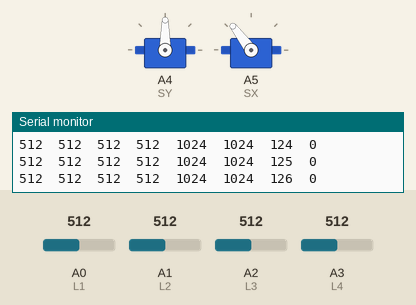
Simulated run of this sketch. Board: Arduino Uno, built with avr-gcc and run on an emulated ATmega328P. Parts: 2 × servo, the last lines printed to the serial monitor. The inputs (shaded band) are chosen by the test bench; at power-on: A0 (L1) = 512, A1 (L2) = 512, A3 (L4) = 512, A2 (L3) = 512.

Above: at 1.2 s.
1.3 s: A0 (L1) set to 716
At 2.66 s:
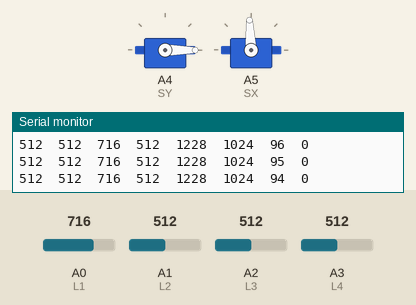
4.3 s: A1 (L2) set to 267
7.1 s: A1 (L2) set to 243
At 7.32 s:
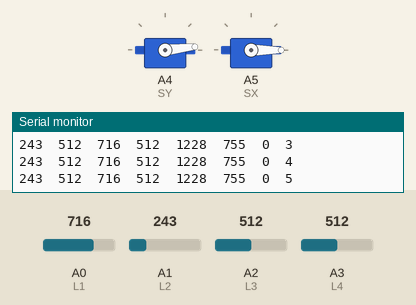
10.1 s: A3 (L4) set to 992
At 10.55 s:
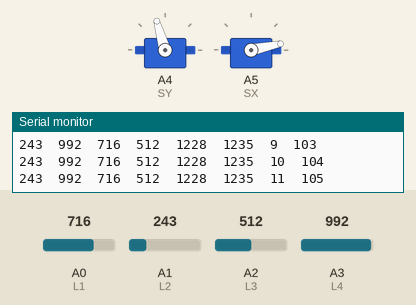
13.1 s: A2 (L3) set to 716
16.1 s: A3 (L4) set to 210
19.1 s: A3 (L4) set to 175
At 19.33 s:
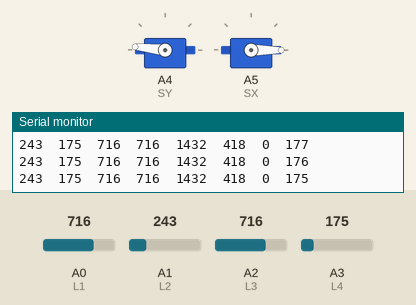
Timing chart, 0 to 23.1 s (numbered marks = the images above; inputs shaded):
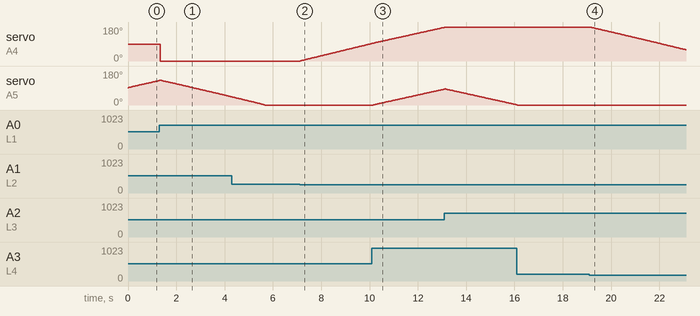

Measured:
- the behaviour switches between 258 and 257 on A1 (L2) (found by bisection; images 1 and 2)
- the behaviour switches between 193 and 192 on A3 (L4) (found by bisection; images 3 and 4)
- after the input at 1.3 s, servo on A4 (SY): 90° → 0° at once
- after the input at 7.1 s, servo on A4 (SY): moves from 0° to 93° over 3.0 s, starting at once
- after the input at 10.1 s, servo on A5 (SX): moves from 0° to 84° over 2.9 s, starting after 0.06 s
- after the input at 19.1 s, servo on A4 (SY): moves from 180° to 59° over 4.0 s, starting at once

The sketch:

sketch_mar18a.ino
```cpp
/*
* Name: Solföljare
* Author: Ludvig Thulin
* Date: 2025-04-13
* Description: Projektet använder 2st servos som vrids på x & y-axel. Projektet mäter av ljusstyrkan med hjälp av fotoresistorer. Tillsammans hjälper de åt att positionera rätt så att alla fotoresistorer får slutligen samma värde.
*/

#include <Servo.h>  // Bibliotek Servo
#include <Wire.h>   //

// Servo Variabler
Servo myservoX;
Servo myservoY;

// Deifinierar pins för Fotoresistorer och servo
#define L1 A0  // vänster uppe
#define L2 A1  // höger uppe
#define L3 A2  // vänster nere
#define L4 A3  // höger nere
#define SY A4  // servo y-axeln
#define SX A5  // Servo x-axeln

// Variabler
int leftUp;     // vänster uppe
int rightUp;    // höger uppe
int leftDown;   // vänster nere
int rightDown;  // höger nere
int rotationX = 90; // Starposition på servo
int rotationY = 0;  // Starposition på servo
int gransVarde = 50; //gränsvärdet på fotoresistorerna innan servot börjar vända sig
int minX = 0;   //min värde X-axel
int maxX = 180; //max värde X-axel
int minY = 0;   //min värde Y-axel
int maxY = 180; //max värde Y-axel
int step = 1;   //servo gradrotation. Högre värde = snabbare rotation

void setup() {
  Serial.begin(9600);

 // Sätter pinnarna för fotoresistorer som ingångar
  pinMode(L1, INPUT);
  pinMode(L2, INPUT);
  pinMode(L3, INPUT);
  pinMode(L4, INPUT);

 // Kopplar servomotorer till sina respektive pinnar
  myservoY.attach(SY);
  myservoX.attach(SX);

  Wire.begin();  // Initierar I2C-kommunikation
}

void loop() {
  // Läs av ljusstyrkevärden från fotoresistorerna
  leftUp = HogerUpp();
  rightUp = VansterUpp();
  leftDown = HogerNer();
  rightDown = VansterNer();

  // Kontrollera om ljusstyrkan är större från övre fotoresistorer
  if (((leftUp + rightUp) - (leftDown + rightDown)) > gransVarde) {
    myservoY.write(rotationY);
    rotationY = rotationY - step;
    if (rotationY < minY) {
      rotationY = minY;
    }
  }
  // Kontrollera om ljusstyrkan är större från nedre fotoresistorer
  else if (((leftDown + rightDown) - (leftUp + rightUp)) > gransVarde) {
    myservoY.write(rotationY);
    rotationY = rotationY + step;
    if (rotationY > maxY) {
      rotationY = maxY;
    }
  }

  // Kontrollera om ljusstyrkan är mer från höger fotoresistorer
  if (((rightUp + rightDown) - (leftUp + leftDown)) < gransVarde) {
    myservoX.write(rotationX);
    rotationX = rotationX + step;
    if (rotationX > maxX) {
      rotationX = maxX;
    }
  }

  // Kontrollera om ljusstyrkan är mer från vänster fotoresistorer
  else if (((leftUp + leftDown) - (rightUp + rightDown)) < gransVarde) {
    myservoX.write(rotationX);
    rotationX = rotationX - step;
    if (rotationX < minX) {
      rotationX = minX;
    }
  }

  debugger(); // Skriver ut värdena på den seriella monitorn för felsökning
}

// Funktion för att läsa ljusstyrka från höger upp fotoresistor
int HogerUpp() {
  int x = analogRead(L2);
  return x;
}

// Funktion för att läsa ljusstyrka från vänster upp fotoresistor
int VansterUpp() {
  int x = analogRead(L1);
  return x;
}

// Funktion för att läsa ljusstyrka från höger ner fotoresistor
int HogerNer() {
  int x = analogRead(L4);
  return x;
}

// Funktion för att läsa ljusstyrka från vänster nere fotoresistor
int VansterNer() {
  int x = analogRead(L3);
  return x;
}

// Funktion för att skriva ut debug-information på seriell monitor
void debugger() {
  Serial.print(leftUp); // Skriv ut värdet för vänster uppe
  Serial.print("\t");    // Tabbar för läsbarhet
  Serial.print(leftDown); // Skriv ut värdet för vänster nere
  Serial.print("\t");
  Serial.print(rightUp); // Skriv ut värdet för höger uppe
  Serial.print("\t");
  Serial.print(rightDown); // Skriv ut värdet för höger nere
  Serial.print("\t");
  Serial.print(rightUp + rightDown); // Skriv ut total ljusstyrka för höger
  Serial.print("\t");
  Serial.print(leftUp + leftDown); // Skriv ut total ljusstyrka för vänster
  Serial.print("\t");
  Serial.print(rotationX); // Skriv ut aktuell rotation för X-axeln
  Serial.print("\t");
  Serial.println(rotationY); // Skriv ut aktuell rotation för Y-axeln
}
```
